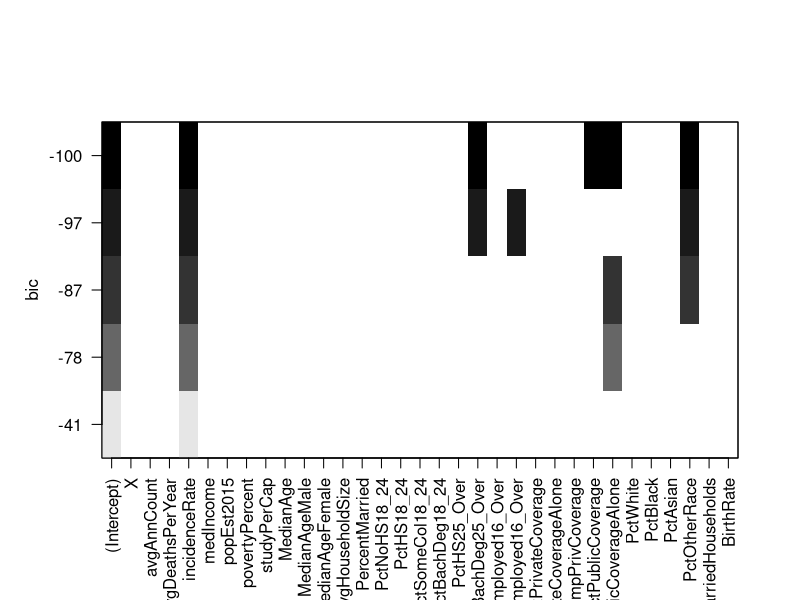
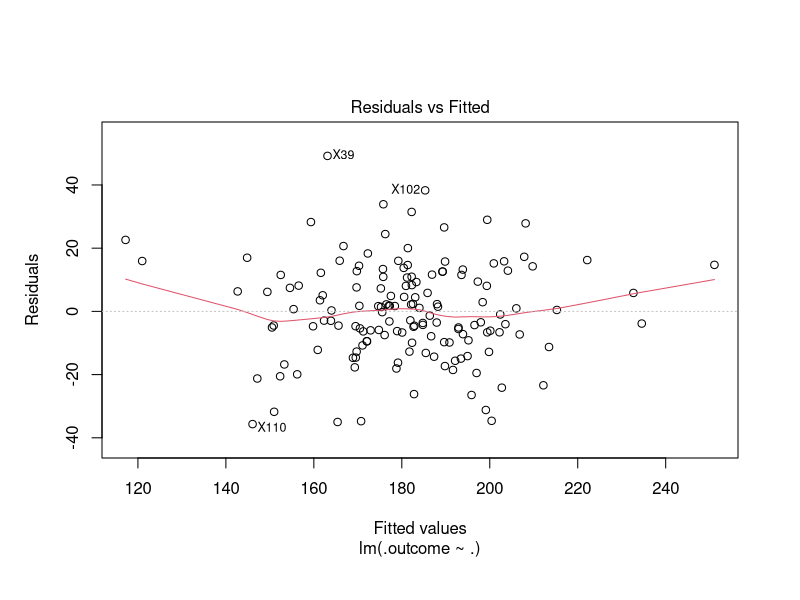
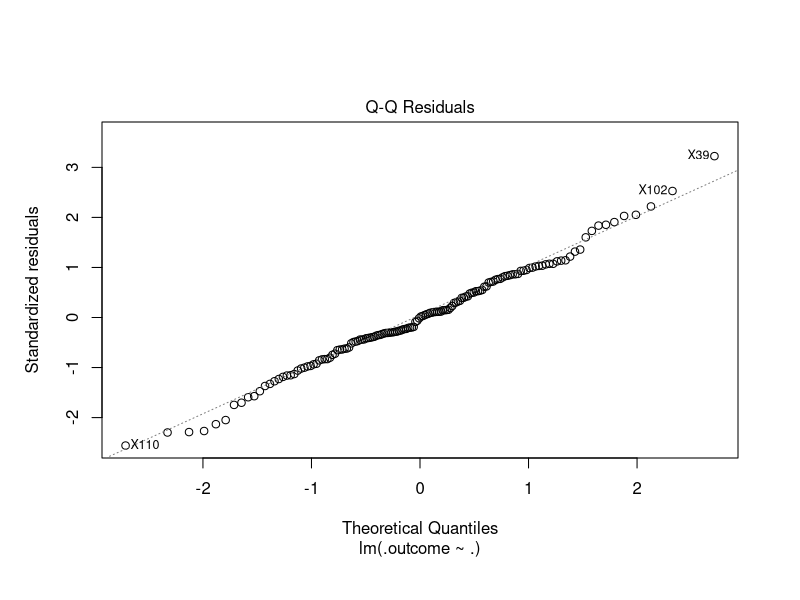
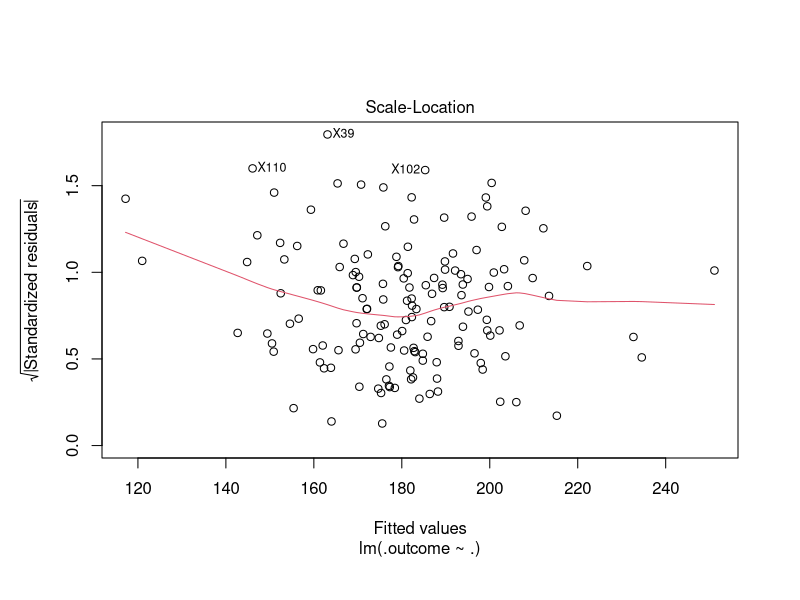
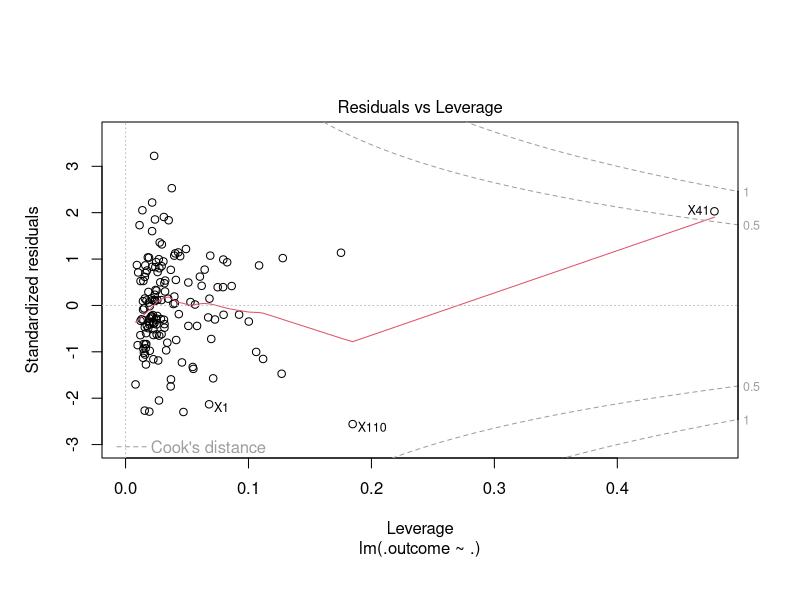
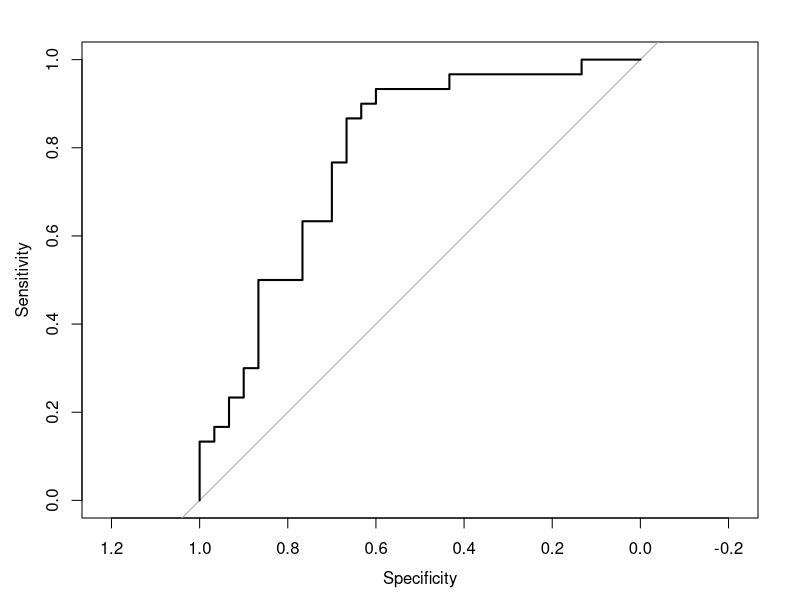

The R source for these figures, in order:
## ---- chunk 1
library("tidyverse")
library(car)
library(caret)
library(leaps)
library(pROC)
## ---- chunk 2
# Carga de datos.
datos <- read.csv("EI-2022-2-PE3-Datos.csv")
## ---- chunk 3
set.seed(113) # Se inicializa la semilla
tamano_muestra <- 150 # Tamaño de la muestra a utilizar
muestra <- sample_n(datos, tamano_muestra, replace = FALSE) # Se obtiene la muestra
respuesta <- muestra[["deathRate"]] # Se obtiene la variable de respuesta
muestra[["deathRate"]] <- NULL # Se elimina la variable de respuesta de la muestra
## ---- chunk 4
# Se copia la variable muestra
predictores_1 <- muestra
predictores_1[["Geography"]] <- NULL # Se elimina el nombre del condado

# Seleccionar mejores predictores para modelo de regresión lineal múltiple
# usando el método de todos los subconjuntos.
rlm.inicial <- regsubsets(respuesta ~ ., data = predictores_1, nbest = 1, 
                          nvmax = 5, method = "exhaustive")
plot(rlm.inicial)
var_predictores <- coef(rlm.inicial, 5)
print(var_predictores)
## ---- chunk 5
# Se seleccionan 5 variables predictoras y se consturye una matriz de datos para a utilizar para la RLM.
predictores <- c("incidenceRate", "PctBachDeg25_Over", "PctPublicCoverage", "PctPublicCoverageAlone", "PctOtherRace")
datos.rlm <- muestra %>% select(predictores) # Se crean los datos para el modelo rlm
datos.rlm <- cbind(respuesta, datos.rlm) # Se agrega la variable de respuesta
## ---- chunk 6
# Se utiliza train para ajustar el modelo de regresión lineal múltiple. Se utilizan las variables predictoras y el método de validación cruzada de 10 pliegues (10 cv fold).
rlm <- train(respuesta ~ incidenceRate + PctBachDeg25_Over + PctPublicCoverage +  PctPublicCoverageAlone + PctOtherRace, data = datos.rlm, method = "lm", trControl = trainControl(method = "cv", number = 10))

# Se utiliza summary para obtener mas información del modelo.
print(summary(rlm))
## ---- chunk 7
plot(rlm[["finalModel"]])
## ---- chunk 8
# Obtener residuos y estadísticas de influencia de los casos.
eval.rlm <- data.frame(predicted.probabilities = fitted(rlm[["finalModel"]]))
eval.rlm[["standardized.residuals"]] <- rstandard(rlm[["finalModel"]])
eval.rlm[["studentized.residuals"]] <-rstudent(rlm[["finalModel"]])
eval.rlm[["cooks.distance"]] <- cooks.distance(rlm[["finalModel"]])
eval.rlm[["dfbeta"]] <- dfbeta(rlm[["finalModel"]])
eval.rlm[["dffit"]] <- dffits(rlm[["finalModel"]])
eval.rlm[["leverage"]] <- hatvalues(rlm[["finalModel"]])
eval.rlm[["covariance.ratios"]] <- covratio(rlm[["finalModel"]])
## ---- chunk 9
# 95% de los residuos estandarizados deberían estar entre −1.96 y +1.96, y 99%
# entre -2.58 y +2.58.
sospechosos1 <- which(abs(eval.rlm[["standardized.residuals"]]) > 1.96)
cat("- Residuos estandarizados fuera del 95% esperado: ")
print(sospechosos1)
## ---- chunk 10
# Observaciones con distancia de Cook mayor a uno.
sospechosos2 <- which(eval.rlm[["cooks.distance"]] > 1)
cat("- Residuos con distancia de Cook mayor que 1: ")
print(sospechosos2)
## ---- chunk 11
# Observaciones con apalancamiento superior al doble del apalancamiento
# promedio: (k + 1)/n.
apalancamiento.promedio <- ncol(datos.rlm) / nrow(datos.rlm)
sospechosos3 <- which(eval.rlm[["leverage"]] > 2 * apalancamiento.promedio)

cat("- Residuos con apalancamiento fuera de rango (promedio = ",
    apalancamiento.promedio, "): ", sep = "")

print(sospechosos3)
## ---- chunk 12
# DFBeta debería ser < 1.
sospechosos4 <- which(apply(eval.rlm[["dfbeta"]] >= 1, 1, any))
names(sospechosos4) <- NULL
cat("- Residuos con DFBeta mayor que 1: ")
print(sospechosos4)
## ---- chunk 13
# Finalmente, los casos no deberían desviarse significativamente
# de los límites recomendados para la razón de covarianza:
# CVRi > 1 + [3(k + 1)/n]
# CVRi < 1 – [3(k + 1)/n]
CVRi.lower <- 1 - 3 * apalancamiento.promedio
CVRi.upper <- 1 + 3 * apalancamiento.promedio

sospechosos5 <- which(eval.rlm[["covariance.ratios"]] < CVRi.lower |
                        eval.rlm[["covariance.ratios"]] > CVRi.upper)

cat("- Residuos con razón de covarianza fuera de rango ([", CVRi.lower, ", ",
    CVRi.upper, "]): ", sep = "")

print(sospechosos5)
## ---- chunk 14
sospechosos <- c(sospechosos1, sospechosos2, sospechosos3, sospechosos4,
                 sospechosos5)

sospechosos <- sort(unique(sospechosos))
cat("\nResumen de observaciones sospechosas:\n")

print(round(eval.rlm[sospechosos,
                     c("cooks.distance", "leverage", "covariance.ratios")],
            3))
## ---- chunk 15
# Se verifica la independencia de residuos
cat("\nIndependencia de los residuos\n")
print(durbinWatsonTest(rlm[["finalModel"]]))
## ---- chunk 16
# Carga de datos.
datos2 <- read.csv("EI-2022-2-PE3-Datos.csv")
## ---- chunk 17
# Si deathRate supera es mayor o igual a 200, tooHigh es 1
datos2[["tooHigh"]][datos[["deathRate"]] >= 200] <- 1
# Si deathRate es menor a 200, tooHigh es 0
datos2[["tooHigh"]][datos[["deathRate"]] < 200] <- 0

# Se coloca la variable tooHigh como factor. Esto es para luego no tener problemas al crear la matriz de confusión.
datos2[["tooHigh"]] <- factor(datos2[["tooHigh"]])
## ---- chunk 18
set.seed(101) # Se inicializa la semilla

# Se obtienen 90 condados aleatorios cuando tooHigh es igual a 1.
datos_tooHigh1 <- datos2 %>% filter(tooHigh == 1)
datos_tooHigh1 <- sample_n(datos_tooHigh1, 90, replace = FALSE)

# Se obtienen 90 condados aleatorios cuando tooHigh es igual a 0.
datos_tooHigh0 <- datos2 %>% filter(tooHigh == 0)
datos_tooHigh0 <- sample_n(datos_tooHigh0, 90, replace = FALSE)
## ---- chunk 19
# Se obtiene una muestra de 60 personas con tooHigh 0, para construir el modelo
evaluar_0 <- sample_n(datos_tooHigh0, 60, replace = FALSE)
# Se obtiene una muestra de 60 personas con tooHigh 1, para construir el modelo
evaluar_1 <- sample_n(datos_tooHigh1, 60, replace = FALSE)
# Se obtiene una muestra de 30 personas con tooHigh 0, para evaluar el modelo
evaluar_0_0 <- sample_n(datos_tooHigh0, 30, replace = FALSE)
# Se obtiene una muestra de 30 personas con tooHigh 1, para evaluar el modelo
evaluar_1_1 <- sample_n(datos_tooHigh1, 30, replace = FALSE)
# Se unen ambas muestras para construir el modelo
muestra_evaluar <- rbind(evaluar_0, evaluar_1)

# Se construye el modelo de Regresión Logística, usando medIncome para predecir tooHigh.
rlg <- glm(tooHigh ~ medIncome, family = binomial(link = "logit"), data = muestra_evaluar)

# Se utiliza summary para obtener mas información del modelo
print(summary(rlg))
## ---- chunk 20
# Evaluar el modelo con el conjunto de prueba.
umbral <- 0.5

# Se obtiene el conjunto de prueba para evaluar el modelo
conjunto_prueba <- rbind(evaluar_0_0, evaluar_1_1)

# Se obtiene la curva ROC del modelo
probs_p <- predict(rlg, conjunto_prueba, type = "response")
preds_p <- sapply(probs_p, function(p) ifelse(p >= umbral, "1", "0"))
preds_p <- factor(preds_p, levels = levels(datos2[["tooHigh"]]))
ROC_p <- roc(conjunto_prueba[["tooHigh"]], probs_p)
# Gráfico de la curva ROC del modelo
plot(ROC_p)
## ---- chunk 21
matriz_p <- confusionMatrix(preds_p, conjunto_prueba[["tooHigh"]])
print(matriz_p)
